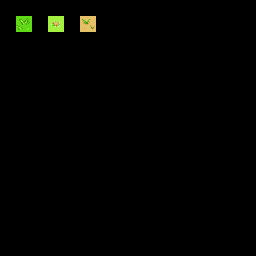

The image is a tile-based game level rendered from a .tmx file. Its description and source (layers, tilesets, objects; grid data summarised) follow:
An orthogonal 16x16 tile map with 16x16 px tiles, 22 tile layers (regions, input_Background, output1_Background, output2_Background, ...).

<map version="1.0" tiledversion="1.0.3" orientation="orthogonal" renderorder="right-down" width="16" height="16" tilewidth="16" tileheight="16" nextobjectid="1">
 <tileset firstgid="1" source="tileset.tsx" />
 <layer name="regions" width="16" height="16">
  <data>[256 cells, 3 non-empty, 1 distinct tile ids]</data>
 </layer>
 <layer name="input_Background" width="16" height="16">
  <data>[256 cells, 3 non-empty, 3 distinct tile ids]</data>
 </layer>
 <layer name="output1_Background" width="16" height="16">
  <data>[256 cells, 3 non-empty, 3 distinct tile ids]</data>
 </layer>
 <layer name="output2_Background" width="16" height="16">
  <data>[256 cells, 3 non-empty, 3 distinct tile ids]</data>
 </layer>
 <layer name="output3_Background" width="16" height="16">
  <data>[256 cells, 3 non-empty, 3 distinct tile ids]</data>
 </layer>
 <layer name="output4_Background" width="16" height="16">
  <data>[256 cells, 3 non-empty, 3 distinct tile ids]</data>
 </layer>
 <layer name="output5_Background" width="16" height="16">
  <data>[256 cells, 3 non-empty, 3 distinct tile ids]</data>
 </layer>
 <layer name="output6_Background" width="16" height="16">
  <data>[256 cells, 2 non-empty, 2 distinct tile ids]</data>
 </layer>
 <layer name="output7_Background" width="16" height="16">
  <data>[256 cells, 0 non-empty, 0 distinct tile ids]</data>
 </layer>
 <layer name="output8_Background" width="16" height="16">
  <data>[256 cells, 0 non-empty, 0 distinct tile ids]</data>
 </layer>
 <layer name="output9_Background" width="16" height="16">
  <data>[256 cells, 0 non-empty, 0 distinct tile ids]</data>
 </layer>
 <layer name="output10_Background" width="16" height="16">
  <data>[256 cells, 0 non-empty, 0 distinct tile ids]</data>
 </layer>
 <layer name="output11_Background" width="16" height="16">
  <data>[256 cells, 0 non-empty, 0 distinct tile ids]</data>
 </layer>
 <layer name="output12_Background" width="16" height="16">
  <data>[256 cells, 0 non-empty, 0 distinct tile ids]</data>
 </layer>
 <layer name="output13_Background" width="16" height="16">
  <data>[256 cells, 0 non-empty, 0 distinct tile ids]</data>
 </layer>
 <layer name="output14_Background" width="16" height="16">
  <data>[256 cells, 0 non-empty, 0 distinct tile ids]</data>
 </layer>
 <layer name="output15_Background" width="16" height="16">
  <data>[256 cells, 0 non-empty, 0 distinct tile ids]</data>
 </layer>
 <layer name="output16_Background" width="16" height="16">
  <data>[256 cells, 0 non-empty, 0 distinct tile ids]</data>
 </layer>
 <layer name="output17_Background" width="16" height="16">
  <data>[256 cells, 0 non-empty, 0 distinct tile ids]</data>
 </layer>
 <layer name="output18_Background" width="16" height="16">
  <data>[256 cells, 0 non-empty, 0 distinct tile ids]</data>
 </layer>
 <layer name="output19_Background" width="16" height="16">
  <data>[256 cells, 0 non-empty, 0 distinct tile ids]</data>
 </layer>
 <layer name="output20_Background" width="16" height="16">
  <data>[256 cells, 0 non-empty, 0 distinct tile ids]</data>
 </layer>
</map>
